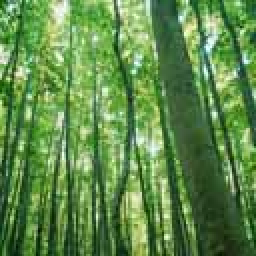
%> input picture Bonus-Homework/Trees_test.jpg, 128 x 128 px (shown 2 times larger)
$ octave Problem2.m   (GNU Octave 9; MATLAB toolbox functions it lacks are replaced by stand-ins)
%> lines starting %> are read from the running program, lines starting %| are printed output that depends on the picture
### Bonus-Homework/hardimpute.m
% CSE847 Homework #6 Problem 2-1

function [X_complete] = hardimpute(X_missing, Omega, r)
% Input:
%   X_missing -- a m-by-n input matrix, only values at Omega
%   Omega     -- a m-by-n binary matrix, indicating location of the missing values
%   r         -- rank

Z_new = zeros(size(X_missing));
Z_old = Z_new;

for i = 1:r
    Z_old(Omega)=0;
    X = X_missing+Z_old;
    [U,S,V] = svd(X);
    Z_new = U(:,1:i)*S(1:i,1:i)*V(:,1:i)';
    Z_old = Z_new;
end
X_complete = Z_new;
end

### Bonus-Homework/Problem2.m
% CSE847 Homework #6 Problem 2-1

clear all;
clc;
close all;

image = imread('Trees_test.JPG');
%> image is the input picture: size 128x128x3 uint8; mean R, G, B 94.9, 138.6, 74.3
image = im2double(image);
%> image: size 128x128x3 double
channel_r = image(:, :, 1);
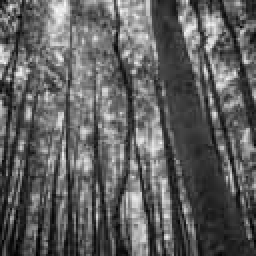
%> channel_r: size 128x128 double (shown 2 times larger); min 0, max 0.969, mean 0.372
channel_r = channel_r(:);
idx_to_remove = randperm(size(channel_r, 1), size(channel_r, 1)/2);
ranks =0:5:30;
ranks(1)=1;
errors = zeros(3, size(ranks, 2));
X_impute = {};
channel_names={'red', 'green', 'blue'};
for i = 1:3
%> this loop made 3 passes; what is shown inside it comes from the first
    lossy_img = image(:, :, i);
    figure
    subplot(3, 3, 1)
    imshow(image(:, :, i), 'InitialMagnification', 100);
    title(sprintf('%s channel', channel_names{i}));
    lossy_img = lossy_img(:);
    lossy_img(idx_to_remove) = 0;
    lossy_img = reshape(lossy_img, [128 128 1]);
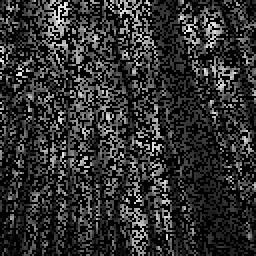
%> lossy_img: size 128x128 double (shown 2 times larger); min 0, max 0.965, mean 0.187
    subplot(3, 3, 2)
    imshow(lossy_img, 'InitialMagnification', 100)
    title('50% samples removed')
    omega = lossy_img == 0;
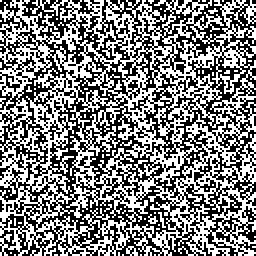
%> omega: size 128x128 logical (shown 2 times larger); 50% white; black in thin lines or dots

    for j = 1:size(ranks, 2)
        X_impute{i, j} = hardimpute(lossy_img, omega, ranks(j));
        subplot(3, 3, j + 2)
        imshow(X_impute{i}, 'InitialMagnification', 100)
        title(sprintf('rank = %d', ranks(j)));
        pause(1)
        errors(i, j) = norm(X_impute{i} - lossy_img)^2;
    end
%> this loop made 7 passes
%> pass 1, `imshow(X_impute{i}, 'InitialMagnification', 100)`:
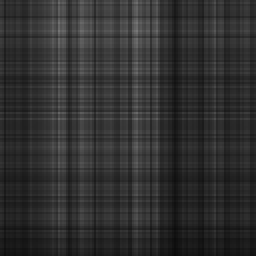
%> displayed picture: size 128x128, on the screen's scale of 0 to 255 (shown 2 times larger); min 11, max 120, mean 47.5
%> after the loop, X_impute = 7 items; errors = [39.04 39.04 39.04 39.04 39.04 39.04 39.04; 0 0 0 0 0 0 0; 0 0 0 0 0 0 0]
end

colors = {};
figure
subplot(3, 3, 1)
imshow(image, 'InitialMagnification', 100)
title('Original Image')
for i = 1:7
%> this loop made 7 passes; what is shown inside it comes from the first
    temp = zeros(size(image));
    temp(:, :, 1) = X_impute{1, i};
    temp(:, :, 2) = X_impute{2, i};
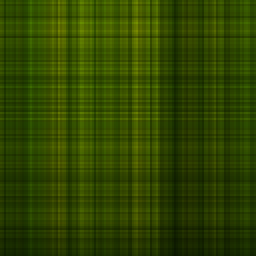
%> temp: size 128x128x3 double (shown 2 times larger); mean R, G, B 0.186, 0.272, 0
    temp(:, :, 3) = X_impute{3, i};
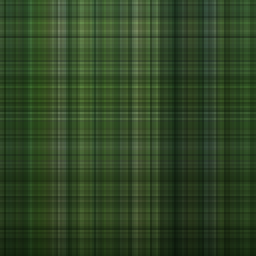
%> temp: size 128x128x3 double (shown 2 times larger); mean R, G, B 0.186, 0.272, 0.146
    colors{i} = temp;
    subplot(3, 3, i+1)
    imshow(temp, 'InitialMagnification', 100);
    title(sprintf('rank = %d', ranks(i)));
end
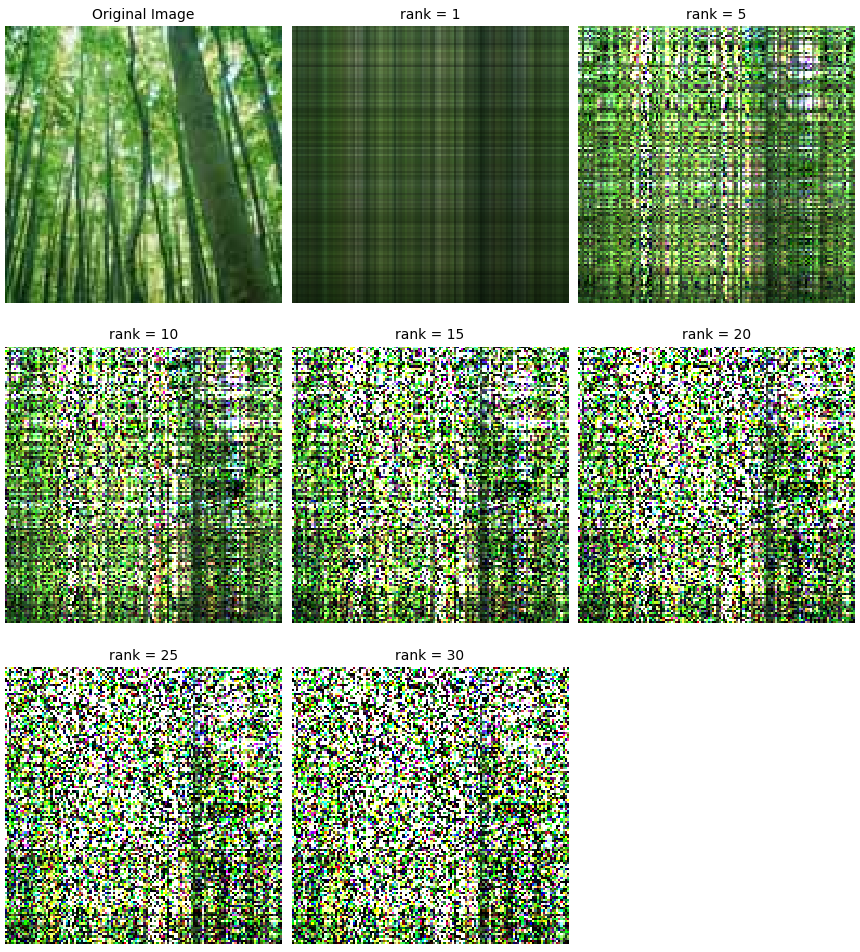
%> figure redrawn from the program's plot data, 8 panels
